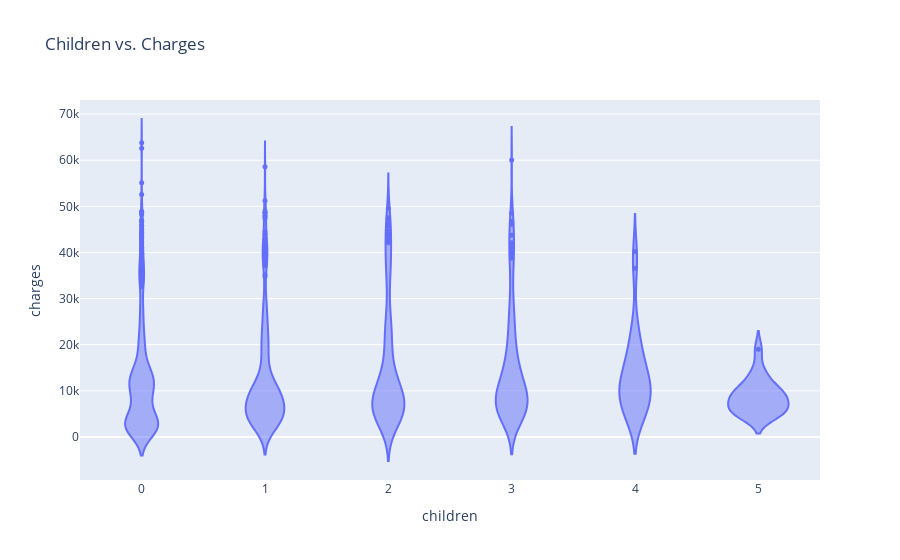

Write notebook code for a chart like this one.
### Markdown cell above
### Children vs. Charges

### Code cell
fig = px.violin(acme_data, 
                 x='children', 
                 y='charges',
                 title='Children vs. Charges')

fig.update_traces(marker_size=5)
fig.show()

### Figure 1 — Plotly figure (JSON) as saved in the notebook; plotly's stock layout.template omitted (floating-point values rounded to 4 significant figures; data arrays with more than 128 entries replaced by an {"elided": "..."} marker saying what was removed)
{"data": [{"alignmentgroup": "True", "box": {"visible": false}, "hovertemplate": "children=%{x}<br>charges=%{y}<extra></extra>", "legendgroup": "", "marker": {"color": "#636efa", "size": 5}, "name": "", "offsetgroup": "", "orientation": "v", "scalegroup": "True", "showlegend": false, "type": "violin", "x": {"elided": "1338 int values"}, "x0": " ", "xaxis": "x", "y": {"elided": "1338 float values"}, "y0": " ", "yaxis": "y"}], "layout": {"legend": {"tracegroupgap": 0}, "title": {"text": "Children vs. Charges"}, "violinmode": "group", "xaxis": {"anchor": "y", "domain": [0, 1], "title": {"text": "children"}}, "yaxis": {"anchor": "x", "domain": [0, 1], "title": {"text": "charges"}}}}
